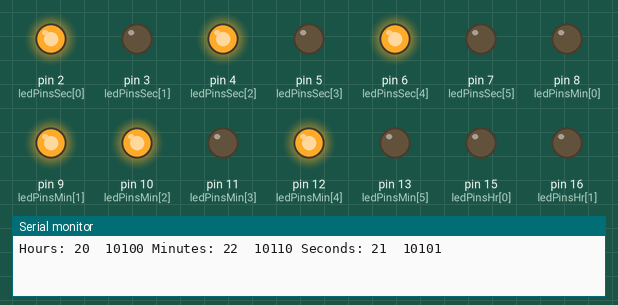
Simulated run of this sketch. Board: Arduino Uno, built with avr-gcc and run on an emulated ATmega328P. On the bench: output pins drawn as LEDs (lit = HIGH), the last lines printed to the serial monitor.

Above: at 0.1 s.
At 4.1 s:
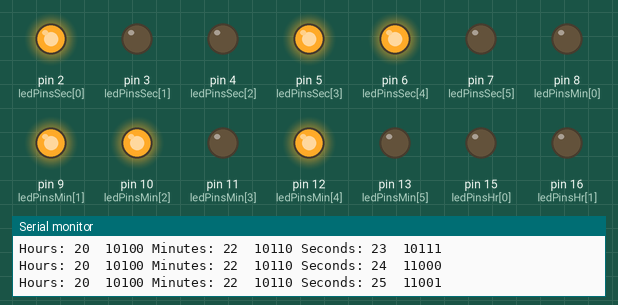
At 9.1 s:
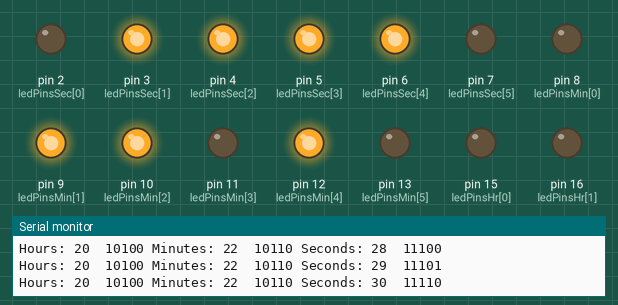
At 19.1 s:
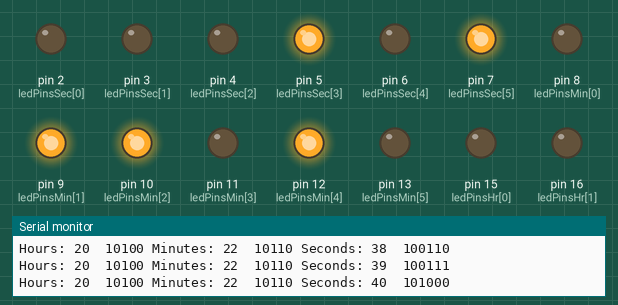
At 28.1 s:
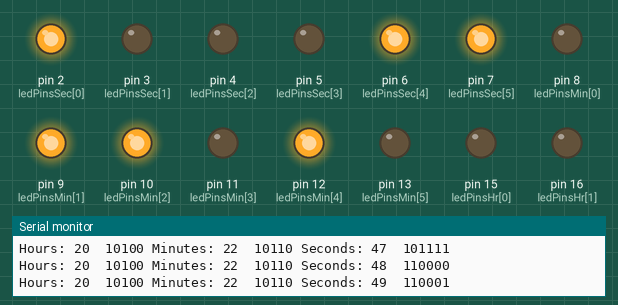
At 38.1 s:
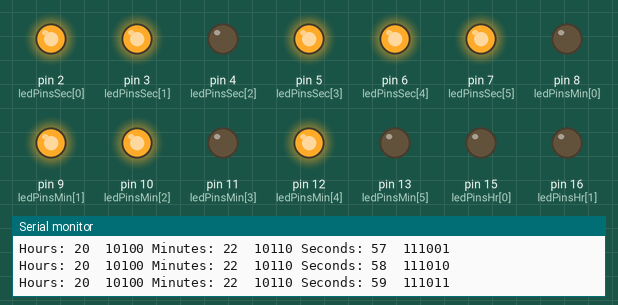
Timing chart, 0 to 40.0 s (numbered marks = the images above):
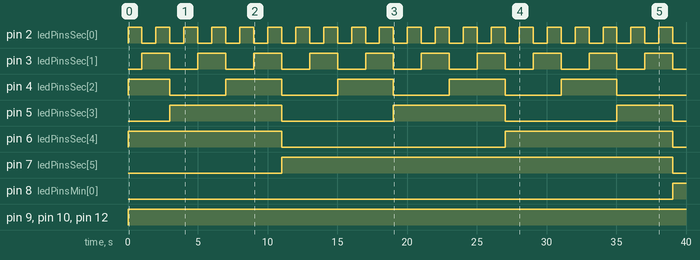

The sketch:

RelojBinario.ino
```cpp
#include <Time.h>
#include <TimeLib.h>

int ledPinsSec[] = {2, 3, 4, 5, 6, 7};
int ledPinsMin[] = {8, 9, 10, 11, 12, 13};
int ledPinsHr[] = {15, 16, 17, 18, 19};
int secSize = sizeof(ledPinsSec) / sizeof(int);
int minSize = sizeof(ledPinsMin) / sizeof(int);
int hourSize = sizeof(ledPinsHr) / sizeof(int);


//Horario fijo - se precisa modulo RTC o Shield Ethernet para obtener la hora en tiempo reaal
int seconds = 20;
int minutes = 22;
int hours = 20;

void setup()
{
  Serial.begin(9600);
  for(int i = 0; i< secSize;i++)
  {
    pinMode(ledPinsSec[i], OUTPUT);
  }
  for(int i = 0; i< minSize;i++)
  {
    pinMode(ledPinsMin[i], OUTPUT);
  }
  for(int i = 0; i< hourSize;i++)
  {
    pinMode(ledPinsHr[i], OUTPUT);
  }
}
void loop()
{
    seconds++;
    if(seconds > 59)
    {
      seconds = 0;
      minutes++;
      if(minutes > 59)
      {
        minutes = 0;
        hours++;
        if(hours > 23)
        {
          hours = 0;
        }
      }
    }

    Serial.print("Hours: ");
    Serial.print(hours);
    Serial.print("\t");
    Serial.print(hours, BIN);
    Serial.print(" Minutes: ");
    Serial.print(minutes);
    Serial.print("\t");
    Serial.print(minutes, BIN);
    Serial.print(" Seconds: ");
    Serial.print(seconds);
    Serial.print("\t");
    Serial.println(seconds, BIN);
    DisplaySeconds();
    DisplayMinutes();
    DisplayHours();
    delay(1000);

}
void DisplaySeconds()
{
  for(int i = secSize - 1; i>= 0; i--)
  {
    int currentSecond = bitRead(seconds, i);
    digitalWrite(ledPinsSec[i], currentSecond);
  }
}
void DisplayMinutes()
{
  for(int i = minSize - 1; i>= 0; i--)
  {
    int currentMinute = bitRead(minutes, i);
    digitalWrite(ledPinsMin[i], currentMinute);
  }
}
void DisplayHours()
{
  for(int i = hourSize - 1; i>= 0; i--)
  {
    int currentHour = bitRead(hours, i);
    digitalWrite(ledPinsHr[i], currentHour);
  }
}
```

Measured:
- by itself, pin 2 (ledPinsSec[0]): alternates HIGH for 1.0 s and LOW for 1.0 s
- by itself, pin 3 (ledPinsSec[1]): alternates HIGH for 2.0 s and LOW for 2.0 s
- by itself, pin 4 (ledPinsSec[2]): repeats every 8.0 s: LOW 4.0 s, HIGH 4.0 s
- by itself, pin 5 (ledPinsSec[3]): goes HIGH 8.0 s, LOW 8.0 s, HIGH 8.0 s, LOW 8.0 s, HIGH 4.0 s, then LOW
- by itself, pin 6 (ledPinsSec[4]): alternates HIGH for 11.5 s and LOW for 16.0 s
- by itself, pin 7 (ledPinsSec[5]): LOW → HIGH at 11.0 s, → LOW 28.0 s later
- by itself, pin 8 (ledPinsMin[0]): LOW → HIGH at 39.1 s
- by itself, pin 9 (ledPinsMin[1]), pin 10 (ledPinsMin[2]), pin 12 (ledPinsMin[4]): LOW → HIGH at 0.00 s
